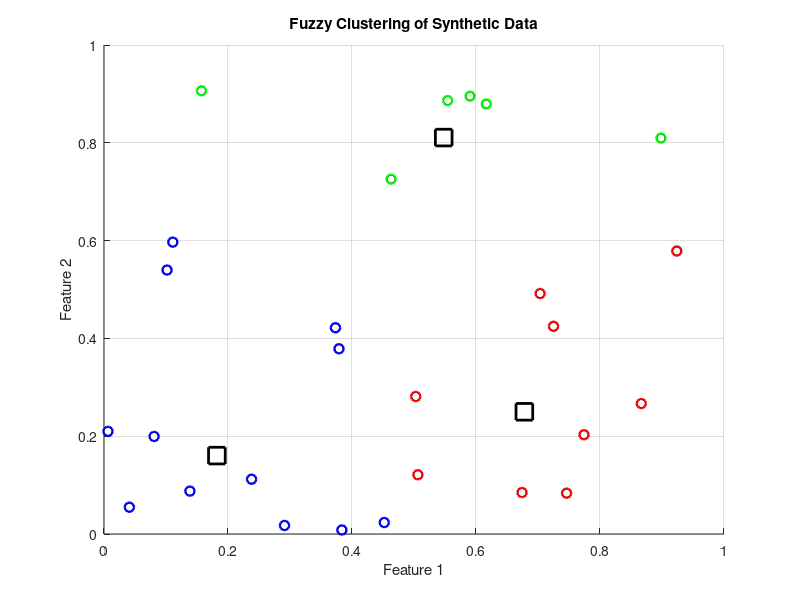

Write the MATLAB code that produced this figure. (Note: this script raises an error after producing the figure.)
%% Random Data Generation
% Synthetic dataset for fuzzy clustering experiments

rng(9);                     % Reproducibility
random_data = rand(27,2);   % 27 points, 2 features

%% Fuzzy C-Means Clustering

num_clusters = 3;

[cluster_centers, U, objective_function] = ...
    fcm(random_data, num_clusters);

%% Visualization

figure;
hold on;
grid on;

plot(random_data(:,1), random_data(:,2), ...
    'ko', 'MarkerFaceColor', 'w');

title('Fuzzy Clustering of Synthetic Data');
xlabel('Feature 1');
ylabel('Feature 2');

% Dominant cluster for each point
[~, dominant_cluster] = max(U, [], 1);

markers = {'ro','go','bo','mo','co','yo'};

for i = 1:num_clusters

    idx = dominant_cluster == i;

    plot(random_data(idx,1), ...
         random_data(idx,2), ...
         markers{i}, ...
         'MarkerSize', 7, ...
         'LineWidth', 1.5);
end

%% FCM Cluster Centers

plot(cluster_centers(:,1), ...
     cluster_centers(:,2), ...
     'ks', ...
     'MarkerSize', 12, ...
     'LineWidth', 2);

%% Subtractive Clustering

[subtractive_centers, S] = subclust(random_data, 0.5);

plot(subtractive_centers(:,1), ...
     subtractive_centers(:,2), ...
     'kd', ...
     'MarkerSize', 12, ...
     'LineWidth', 2);

legend( ...
    'Data points', ...
    'Cluster 1', ...
    'Cluster 2', ...
    'Cluster 3', ...
    'FCM centers', ...
    'Subtractive centers');

hold off;

%% Membership Matrix

disp('Membership matrix U:');
disp(U);
